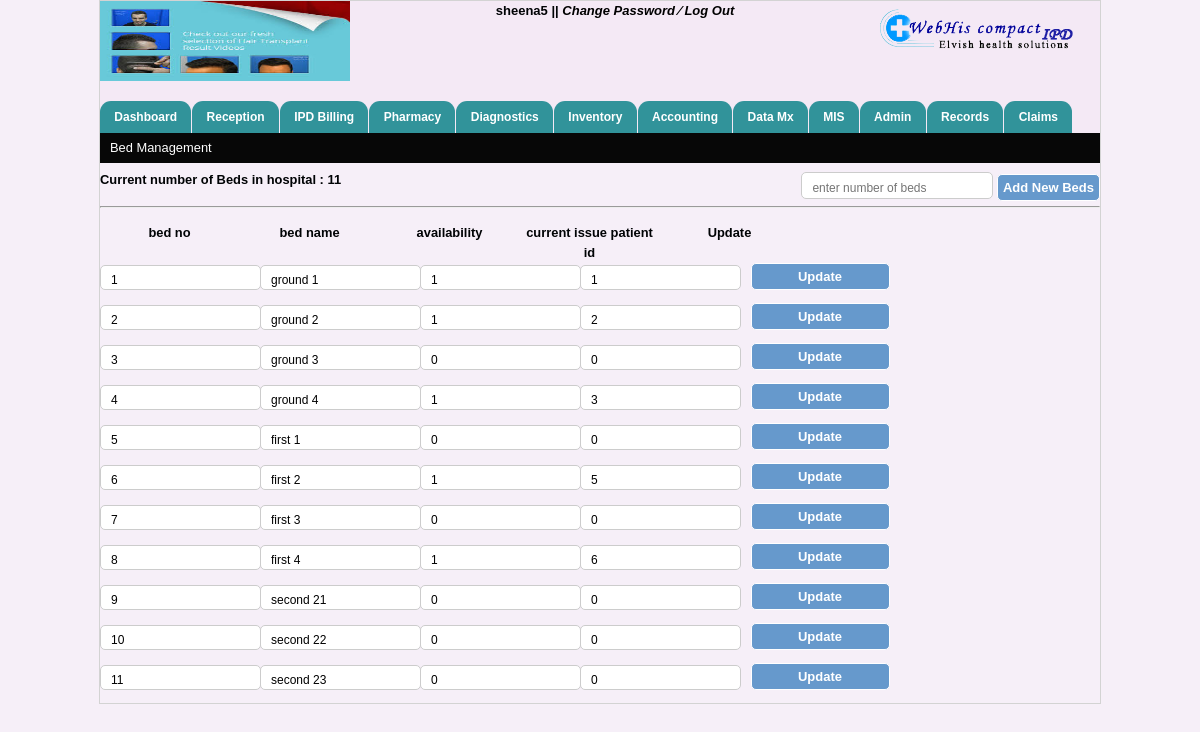
The app's page /Admin_beds.php (signed in), older data.
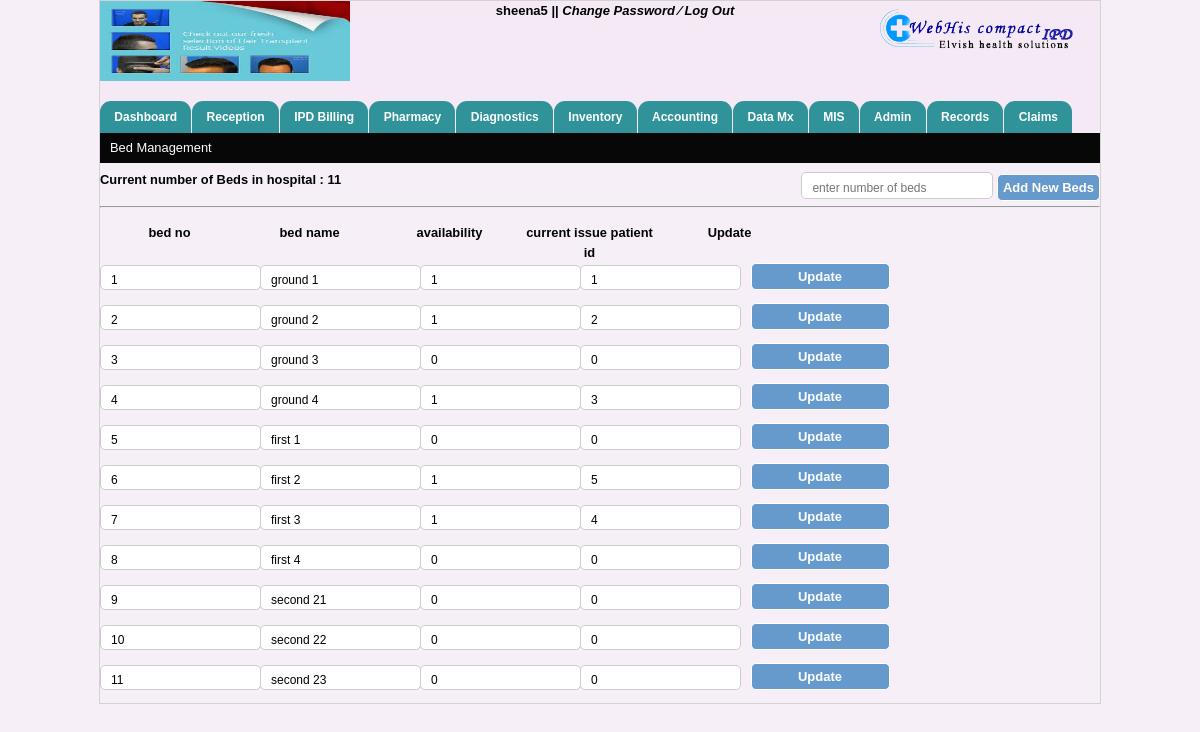
The same page, newer data.
### tables this page shows
CREATE TABLE IF NOT EXISTS `beds_master_table` (
  `bed_id` int(11) NOT NULL AUTO_INCREMENT,
  `no_of_bed` varchar(11) NOT NULL,
  `availability` int(11) NOT NULL DEFAULT '0',
  `p_id` int(11) NOT NULL,
  PRIMARY KEY (`bed_id`)
);

### Admin_beds.php (the view, shortened to what this page needs)
<?php
include("header.php");
	include("menubar.php");
?>
<div style="height:20px; margin-bottom:2px; color:#FFF;" class="miscel_charge">Bed Management</div>
<form method="post" action="add_bed.php">
	<div style="padding:5px 0px;">
	<div style="float:left; width:50%; font-weight:900">
Current number of Beds in hospital   : <?php $num=mysql_query("select COUNT(no_of_bed) from beds_master_table "); $numval=mysql_fetch_array($num); echo  " $numval[0] ";  ?>
</div>
<div style="float:right; width:50%; text-align:right">
<input type="text" name="no_of_bed" placeholder="enter number of beds"/>
<input type="submit" name="sub_no_of_bed" class="btn" value="Add New Beds">
</div>
</div>
</form>
<hr>
	<div class="l_ft w_idth"><strong>bed no</strong></div>
<div class="l_ft w_idth"><strong>bed name</strong></div>
<div class="l_ft w_idth"><strong>availability</strong></div>
<div class="l_ft w_idth"><strong>current issue patient id</strong></div>
<div class="l_ft w_idth"><strong>Update</strong></div>
<table class="l_ft w_idth" align="left">
<?php
$sumquery=mysql_query("select * from beds_master_table ");
while($grand=mysql_fetch_array($sumquery))
{
?>
<form  method="post">
<div  class="consult_head">
<div class="l_ft" style="width:160px;"><input type="text" name="bed_id" value="<?php echo $grand['bed_id']; ?>" /></div>
<div class="l_ft" style="width:160px;"><input type="text" name="no_of_bed" value="<?php echo $grand['no_of_bed']; ?>"/></div>
<div class="l_ft" style="width:160px;"><input type="text" name="availability" value="<?php echo $grand['availability']; ?>" /></div>
<div class="l_ft" style="width:160px;"><input type="text" name="p_id" value="<?php echo $grand['p_id']; ?>" /></div>
<div class="l_ft" style="width:160px; text-align:center"><input type="submit" value="Update" name="naveen" class="btn" /></div>
</div>
</form>
<?php
}
?>

Row changes from the older to the newer data that the page shows:
changed beds_master_table "first 3": availability "0" → "1"; p_id "0" → "4"
changed beds_master_table "first 4": availability "1" → "0"; p_id "6" → "0"
